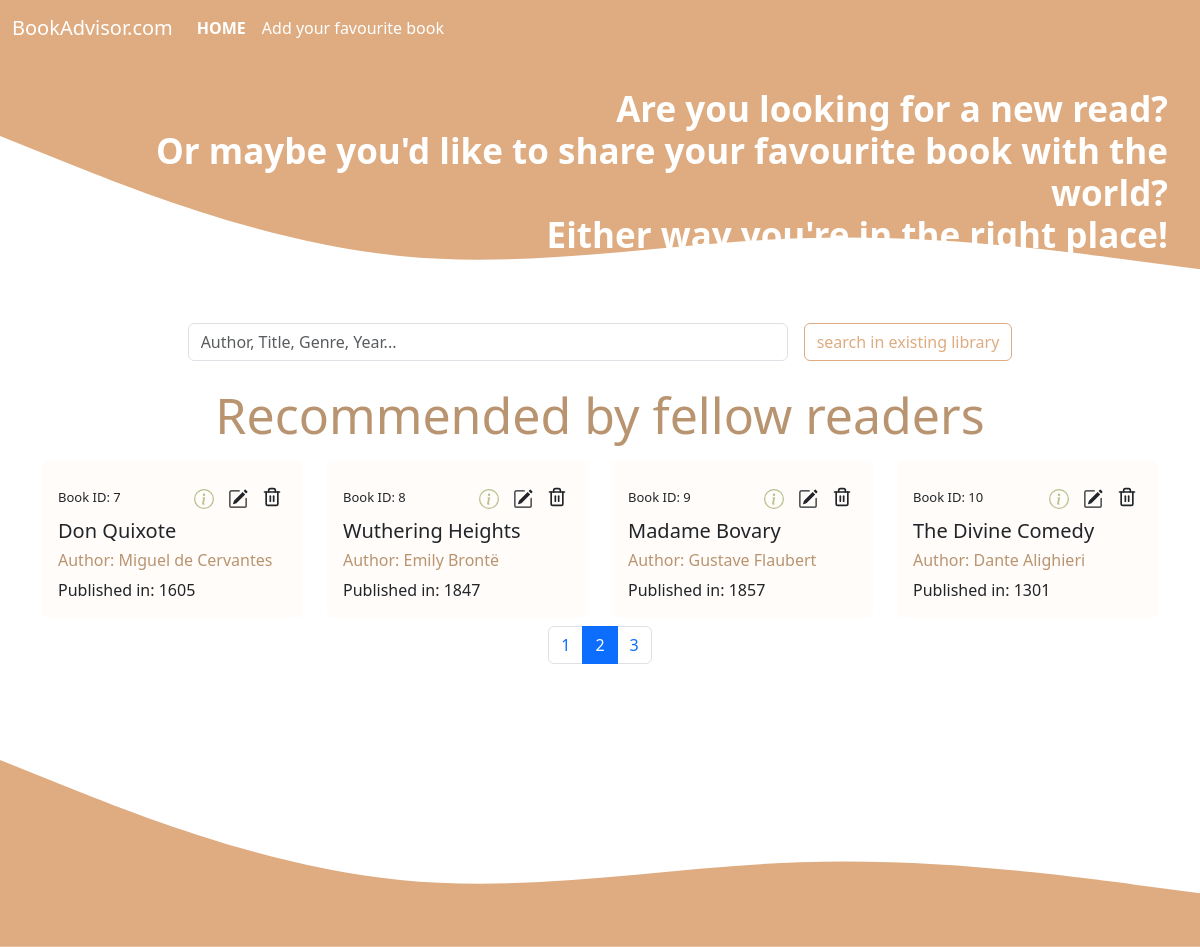
Screenshot of /?page=2 with the database file from the repository.
### tables this page shows
CREATE TABLE `libri` (
  `id` int(11) NOT NULL,
  `titolo` varchar(50) NOT NULL,
  `autore` varchar(30) NOT NULL,
  `anno_pubblicazione` int(11) NOT NULL,
  `genere` varchar(20) NOT NULL,
  `copertina` varchar(400) NOT NULL
);

### index.php (the view, shortened to what this page needs)
<?php
include __DIR__ . '/includes/db.php';
$totalLibriStmt = $pdo->query('SELECT COUNT(*) FROM libri');
$totalLibri = $totalLibriStmt->fetchColumn();
$libriPerPage = 4;
$totalPages = ceil($totalLibri / $libriPerPage);
$current_page = isset($_GET['page']) ? intval($_GET['page']) : 1;
$offset = ($current_page - 1) * $libriPerPage;
if (isset($_GET['search'])) {
    $search = $_GET['search'];
    $stmt = $pdo->prepare("SELECT * FROM libri WHERE titolo LIKE ? LIMIT ?, ?");
    $stmt->execute(["%$search%", $offset, $libriPerPage]);
} else {
    $stmt = $pdo->prepare("SELECT * FROM libri LIMIT ?, ?");
    $stmt->execute([$offset, $libriPerPage]);
}
include __DIR__ . '/includes/init.php'; ?>
<div class="headerTop w-100">
Are you looking for a new read?<br>
Or maybe you'd like to share your favourite book with the world? <br>
Either way you're in the right place!
</div>
<svg xmlns="http://www.w3.org/2000/svg" viewBox="0 0 1440 320"><path fill="#DEAC80" fill-opacity="1" d="M0,96L80,128C160,160,320,224,480,240C640,256,800,224,960,218.7C1120,213,1280,235,1360,245.3L1440,256L1440,0L1360,0C1280,0,1120,0,960,0C800,0,640,0,480,0C320,0,160,0,80,0L0,0Z"></path></svg>    <form class="d-flex justify-content-center">
        <div class="w-50">
            <input type="text" name="search" class="form-control" placeholder="Author, Title, Genre, Year...">
        </div>
        <div>
            <button type="submit" class="btn searchBTN">search in existing library</button>
        </div>
    </form>
    <h2 class="text-center mt-4">Recommended by fellow readers</h2>
    <div class="container">
        <div class="row">
             <?php foreach ($stmt as $line) {?>
             <div class="my-2 col-lg-3">
                <div class="card h-100">
                 <div class="card-body">
                 <div class="d-flex justify-content-between align-items-center">
                 <p class="mb-0" style="font-size: small;">Book ID: <?="$line[id]"?></p>
                 <div>
                     <a href="/PHP-Library/details.php?id=<?= $line['id'] ?>" class="btn detailsBTN px-1"></a>
                     <a href="/PHP-Library/edit.php?id=<?= $line['id'] ?>" class="btn editBTN px-1"></a>
                    <a href="/PHP-Library/delete.php?id=<?= $line['id'] ?>" class="btn deleteBTN px-1 mb-1"></a>
                 </div>
                </div>
                 <h5 class="card-title"><?="$line[titolo]"?></h5>
                 <h6>Author: <?="$line[autore]"?></h6>
                 <p class="m-0">Published in: <?="$line[anno_pubblicazione]"?></p>
             </div>
             </div>
             </div>
             <?php }?>
         </div>
    </div>
<nav>
    <ul class="pagination justify-content-center">
        <?php for ($i = 1; $i <= $totalPages; $i++) {?>
            <li class="page-item <?= $i === $current_page ? 'active' : '' ?>">
                <a class="page-link" href="?page=<?= $i ?><?= isset($_GET['search']) ? '&search=' . $_GET['search'] : '' ?>"><?= $i ?></a>
            </li>
        <?php }?>
    </ul>
</nav>
</div>
<?php
include __DIR__ . '/includes/end.php';

### style.css (style rules this page uses)
.card { background-color: rgba(250, 235, 215, 0.146); border: none; }

### includes/init.php (style rules this page uses)
.headerTop { display: flex; justify-content: end; padding-inline: 2rem; padding-top: 2rem; margin: 0; color: white; text-align: end; font-weight: bold; font-size: 35px; line-height: 1.2; position: absolute; }
.searchBTN { border: 1px solid #DEAC80; color: #DEAC80; margin-inline-start: 1rem; }
.detailsBTN { color: #B5C18E; }
h2 { color: #B99470; font-size: 50px; }
h1, h2, h3, h4, h5, h6, .h1, .h2, .h3, .h4, .h5, .h6 { color: #B99470; }

### rows the page displays
libri: id "7", titolo "Don Quixote", autore "Miguel de Cervantes", anno_pubblicazione "1605"
libri: id "8", titolo "Wuthering Heights", autore "Emily Brontë", anno_pubblicazione "1847"
libri: id "9", titolo "Madame Bovary", autore "Gustave Flaubert", anno_pubblicazione "1857"
libri: id "10", titolo "The Divine Comedy", autore "Dante Alighieri", anno_pubblicazione "1301"
